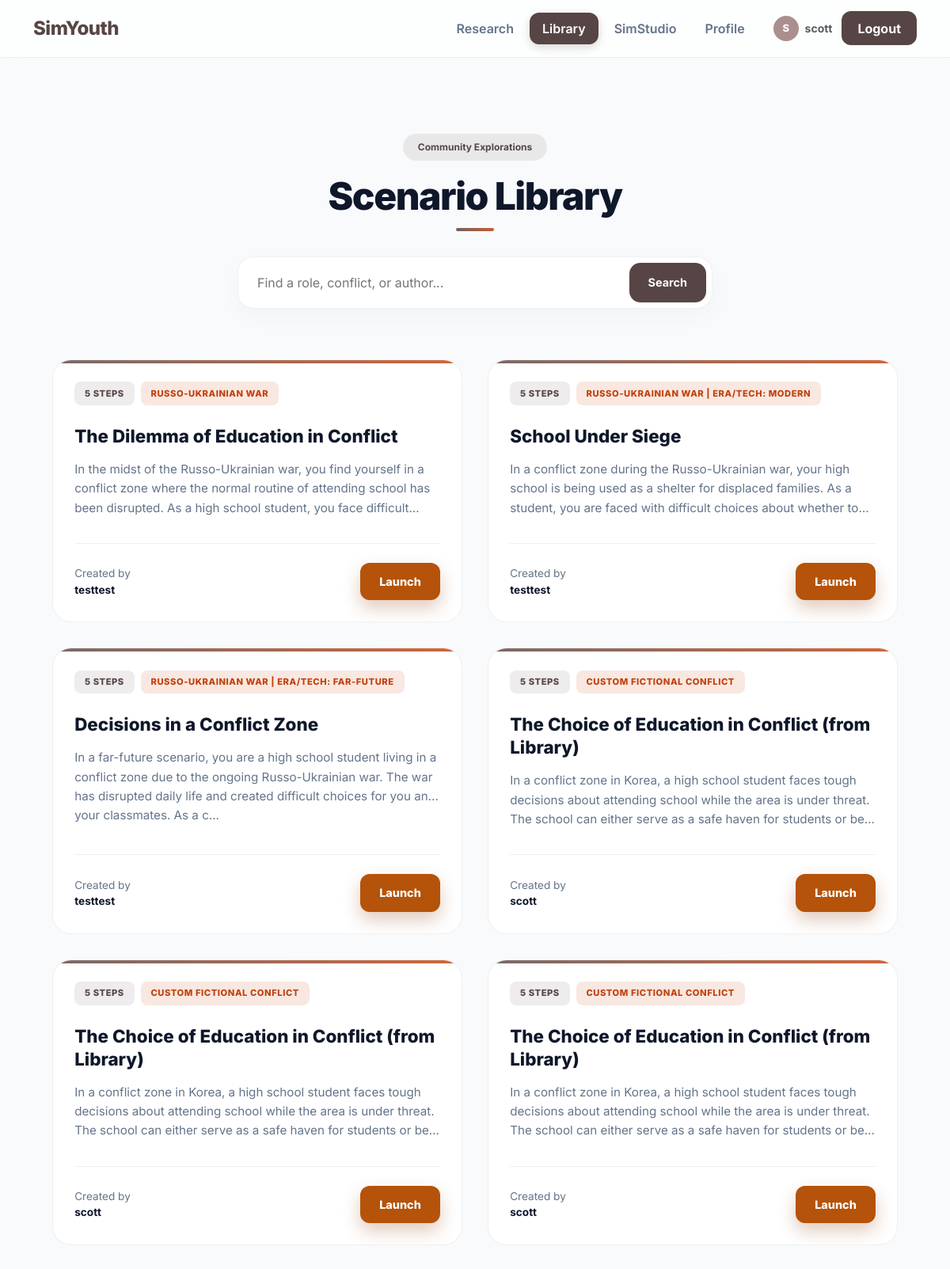
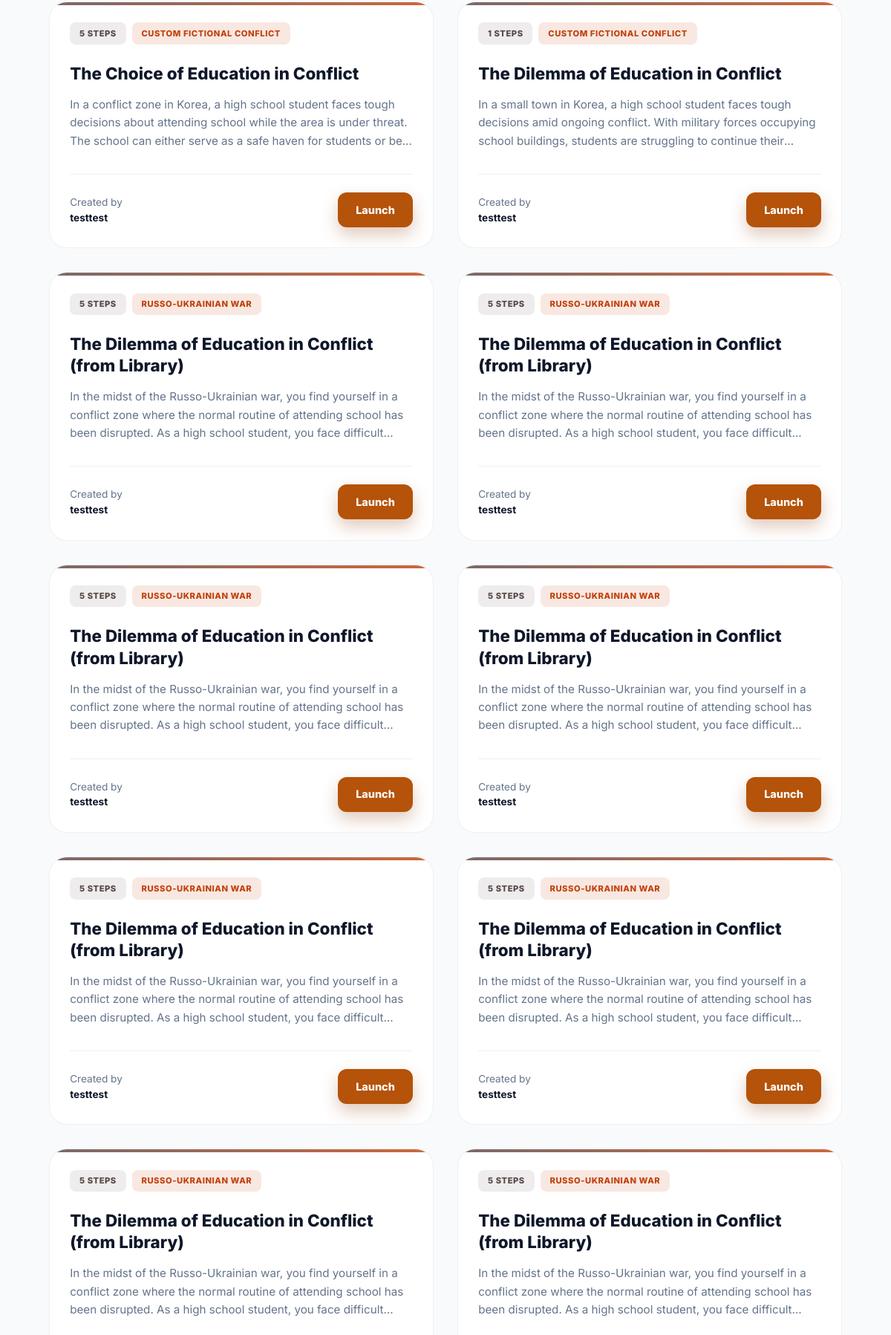
Page /library (signed in, upper part) on the committed database (2 pictures, top to bottom).
### tables this page shows
CREATE TABLE RunSequences(
        run_id INTEGER PRIMARY KEY,
        sequence_json TEXT NOT NULL,
        created_at TEXT DEFAULT CURRENT_TIMESTAMP,
        FOREIGN KEY(run_id) REFERENCES Runs(id)
    );

CREATE TABLE Runs(
        id INTEGER PRIMARY KEY AUTOINCREMENT,
        username TEXT NOT NULL,
        run_type TEXT NOT NULL,   -- 'static' or 'gpt'
        sid TEXT,                 -- 'A'/'B'/'C'/'D' for static; 'G' for GPT
        title TEXT,
        total_steps INTEGER,
        started_at TEXT,
        finished_at TEXT,
        prefs_json TEXT, gpt_resolution_json TEXT, gpt_resolution_updated_at TEXT, scenario_key TEXT, research_group TEXT, group_label TEXT,
        FOREIGN KEY(username) REFERENCES Users(username)
    );

### app.py (the view)
@app.route("/library", methods=["GET"])
@login_required
def library():
    q = (request.args.get("q") or "").strip()
    scenarios = _get_public_gpt_scenarios(limit=80, q=q, exclude_username=None)
    return render_template("library.html", scenarios=scenarios, q=q)

### app.py (called while the page is built)
@app.context_processor
def inject_safe_url():
    def safe_url(endpoint, **values):
        try:
            return url_for(endpoint, **values)
        except Exception:
            return None
    return dict(safe_url=safe_url)

def get_db():
    conn = sqlite3.connect(DB_PATH)
    conn.row_factory = sqlite3.Row
    return conn

def login_required(view_func):
    @wraps(view_func)
    def wrapper(*args, **kwargs):
        if not session.get("username"):
            flash("Please log in to access this page.", "warning")
            return redirect(url_for("login"))
        return view_func(*args, **kwargs)
    return wrapper

def _safe_json_loads(s: Optional[str], default):
    try:
        return json.loads(s) if s else default
    except Exception:
        return default

def _iso_to_epoch(iso_text: Optional[str]) -> Optional[int]:
    if not iso_text:
        return None
    try:
        dt = datetime.fromisoformat(str(iso_text))
        if dt.tzinfo is None:
            dt = dt.replace(tzinfo=timezone.utc)
        return int(dt.timestamp())
    except Exception:
        return None

### templates/library.html (shortened to what this page needs)
{% extends "base.html" %}
{% block content %}
<div class="library-container">
  <header class="lib-header">
    <div class="badge-main" style="background: rgba(87, 69, 69, 0.1); color: var(--brand); font-weight: 700; padding: 0.5rem 1.2rem; border-radius: 999px; margin-bottom: 1rem; display: inline-block; font-size: 0.75rem;">Community Explorations</div>
    <h1>Scenario Library</h1>
    <form class="search-wrapper" method="GET" action="{{ url_for('library') }}">
      <input type="text" name="q" value="{{ q }}" class="search-input" placeholder="Find a role, conflict, or author...">
      <button type="submit" class="search-btn">Search</button>
    </form>
  </header>
  <div class="scenario-grid">
    {% if scenarios and scenarios|length > 0 %}
      {% for s in scenarios %}
      <article class="scenario-card">
        <div class="card-top">
          <div class="tag-group">
            <span class="tag tag-highlight">{{ s.steps_count }} Steps</span>
            {% if s.prefs and s.prefs.war %}
              <span class="tag tag-accent">{{ s.prefs.war }}</span>
            {% endif %}
          </div>
        </div>
        <h2 class="scenario-title">{{ s.title }}</h2>
        <p class="scenario-intro">{{ s.intro }}</p>
        <div class="card-footer">
          <div class="author-info">
            Created by <span class="author-name">{{ s.author }}</span>
          </div>
          <form method="POST" action="{{ url_for('library_try', source_run_id=s.run_id) }}">
            <button class="btn-try" type="submit">Launch</button>
          </form>
        </div>
      </article>
      {% endfor %}
    {% endif %}
  </div>
</div>
{% endblock %}

### templates/base.html (style rules this page uses)
:root { --ink:#1e293b; --muted:#64748b; --line:rgba(0,0,0,.08); --bg:#f8fafc; --brand:#574545; --brand-light:#ab8e8e; --glass:rgba(255,255,255,.8); --radius:12px; }
body { font-family:'Inter',sans-serif; background:var(--bg); color:var(--ink); min-height:100vh; -webkit-font-smoothing:antialiased; }

### templates/library.html (style rules this page uses)
:root { --brand: #574545; --brand-light: #ab8e8e; --accent: #c2410c; --launch: #b45309; --launch-dark: #92400e; --launch-ring: rgba(180,83,9,0.28); --ink: #0f172a; --muted: #64748b; --bg: #f8fafc; --line: rgba(0, 0, 0, 0.06); --glass: rgba(255, 255, 255, 0.7); --transition: all 0.3s cubic-bezier(0.4, 0, 0.2, 1); }
body { background-color: var(--bg); color: var(--ink); font-family: 'Inter', system-ui, sans-serif; }
.library-container { max-width: 1200px; margin: 0 auto; padding: 4rem 1.5rem; }
.lib-header { text-align: center; margin-bottom: 4rem; }
.lib-header h1 { font-weight: 850; font-size: clamp(2rem, 5vw, 3rem); letter-spacing: -0.03em; margin-bottom: 0.75rem; position: relative; }
.lib-header h1::after { content: ""; display: block; width: 48px; height: 4px; margin: 0.75rem auto 0; border-radius: 999px; background: linear-gradient(90deg, var(--brand), var(--accent)); opacity: 0.85; }
.search-wrapper { max-width: 600px; margin: 2rem auto 0; position: relative; }
.search-input { width: 100%; padding: 1.25rem 1.5rem; padding-right: 100px; border-radius: 20px; border: 1px solid var(--line); background: white; box-shadow: 0 10px 30px rgba(0,0,0,0.03); transition: var(--transition); font-size: 1rem; }
.search-btn { position: absolute; right: 8px; top: 8px; bottom: 8px; padding: 0 1.5rem; background: var(--brand); color: white; border: none; border-radius: 14px; font-weight: 700; font-size: 0.9rem; cursor: pointer; transition: var(--transition); }
.scenario-grid { display: grid; grid-template-columns: repeat(auto-fill, minmax(340px, 1fr)); gap: 2rem; }
.scenario-card { background: white; border: 1px solid var(--line); border-radius: 24px; padding: 1.7rem; display: flex; flex-direction: column; transition: var(--transition); position: relative; overflow: hidden; }
.scenario-card::before { content: ""; position: absolute; top: 0; left: 0; right: 0; height: 4px; background: linear-gradient(90deg, var(--brand), var(--accent)); opacity: 0.8; }
.card-top { display: flex; justify-content: space-between; align-items: flex-start; margin-bottom: 1.5rem; }
.tag-group { display: flex; gap: 0.5rem; flex-wrap: wrap; }
.tag { font-size: 0.7rem; font-weight: 800; text-transform: uppercase; letter-spacing: 0.05em; padding: 0.4rem 0.8rem; background: var(--bg); border-radius: 8px; color: var(--muted); }
.tag-highlight { background: rgba(87, 69, 69, 0.1); color: var(--brand); }
.tag-accent { background: rgba(194,65,12,0.12); color: var(--accent); }
.scenario-title { font-size: 1.4rem; font-weight: 800; line-height: 1.3; margin-bottom: 1rem; color: var(--ink); display: -webkit-box; -webkit-line-clamp: 2; -webkit-box-orient: vertical; overflow: hidden; }
.scenario-intro { font-size: 0.95rem; color: var(--muted); line-height: 1.6; margin-bottom: 2rem; flex-grow: 1; display: -webkit-box; -webkit-line-clamp: 3; -webkit-box-orient: vertical; overflow: hidden; }
.card-footer { display: flex; align-items: center; justify-content: space-between; padding-top: 1.5rem; border-top: 1px solid var(--line); }
.author-info { font-size: 0.85rem; color: var(--muted); }
.author-name { display: block; color: var(--ink); font-weight: 700; }
.btn-try { background: var(--launch); color: white; border: none; padding: 0.8rem 1.5rem; border-radius: 12px; font-weight: 800; font-size: 0.9rem; text-decoration: none; transition: var(--transition); box-shadow: 0 10px 22px rgba(146,64,14,0.28); }

### rows in the picture
RunSequences: steps_count "5", prefs.war "RUSSO-UKRAINIAN WAR", title "The Dilemma of Education in Conflict", intro "In the midst of the Russo-Ukrainian war, you find yourself in a conflict zone where the normal routine of attending school has been disrupted. As a high school student, you face…", author "testtest"
RunSequences: steps_count "5", prefs.war "RUSSO-UKRAINIAN WAR | ERA/TECH: MODERN", title "School Under Siege", intro "In a conflict zone during the Russo-Ukrainian war, your high school is being used as a shelter for displaced families. As a student, you are faced with difficult choices about whether…", author "testtest"
RunSequences: steps_count "5", prefs.war "RUSSO-UKRAINIAN WAR | ERA/TECH: FAR-FUTURE", title "Decisions in a Conflict Zone", intro "In a far-future scenario, you are a high school student living in a conflict zone due to the ongoing Russo-Ukrainian war. The war has disrupted daily life and created difficult choices for you and your classmates. As a c...", author "testtest"
RunSequences: steps_count "5", prefs.war "CUSTOM FICTIONAL CONFLICT", title "The Choice of Education in Conflict (from Library)", intro "In a conflict zone in Korea, a high school student faces tough decisions about attending school while the area is under threat. The school can either serve as a safe haven for students or…", author "scott"
RunSequences: steps_count "5", prefs.war "CUSTOM FICTIONAL CONFLICT", title "The Choice of Education in Conflict (from Library)", intro "In a conflict zone in Korea, a high school student faces tough decisions about attending school while the area is under threat. The school can either serve as a safe haven for students or…", author "scott"
RunSequences: steps_count "5", prefs.war "CUSTOM FICTIONAL CONFLICT", title "The Choice of Education in Conflict (from Library)", intro "In a conflict zone in Korea, a high school student faces tough decisions about attending school while the area is under threat. The school can either serve as a safe haven for students or…", author "scott"
RunSequences: steps_count "5", prefs.war "CUSTOM FICTIONAL CONFLICT", title "The Choice of Education in Conflict", intro "In a conflict zone in Korea, a high school student faces tough decisions about attending school while the area is under threat. The school can either serve as a safe haven for students or…", author "testtest"
RunSequences: steps_count "1", prefs.war "CUSTOM FICTIONAL CONFLICT", title "The Dilemma of Education in Conflict", intro "In a small town in Korea, a high school student faces tough decisions amid ongoing conflict. With military forces occupying school buildings, students are struggling to continue…", author "testtest"
RunSequences: steps_count "5", prefs.war "RUSSO-UKRAINIAN WAR", title "The Dilemma of Education in Conflict (from Library)", intro "In the midst of the Russo-Ukrainian war, you find yourself in a conflict zone where the normal routine of attending school has been disrupted. As a high school student, you face…", author "testtest"
RunSequences: steps_count "5", prefs.war "RUSSO-UKRAINIAN WAR", title "The Dilemma of Education in Conflict (from Library)", intro "In the midst of the Russo-Ukrainian war, you find yourself in a conflict zone where the normal routine of attending school has been disrupted. As a high school student, you face…", author "testtest"
RunSequences: steps_count "5", prefs.war "RUSSO-UKRAINIAN WAR", title "The Dilemma of Education in Conflict (from Library)", intro "In the midst of the Russo-Ukrainian war, you find yourself in a conflict zone where the normal routine of attending school has been disrupted. As a high school student, you face…", author "testtest"
RunSequences: steps_count "5", prefs.war "RUSSO-UKRAINIAN WAR", title "The Dilemma of Education in Conflict (from Library)", intro "In the midst of the Russo-Ukrainian war, you find yourself in a conflict zone where the normal routine of attending school has been disrupted. As a high school student, you face…", author "testtest"
RunSequences: steps_count "5", prefs.war "RUSSO-UKRAINIAN WAR", title "The Dilemma of Education in Conflict (from Library)", intro "In the midst of the Russo-Ukrainian war, you find yourself in a conflict zone where the normal routine of attending school has been disrupted. As a high school student, you face…", author "testtest"
RunSequences: steps_count "5", prefs.war "RUSSO-UKRAINIAN WAR", title "The Dilemma of Education in Conflict (from Library)", intro "In the midst of the Russo-Ukrainian war, you find yourself in a conflict zone where the normal routine of attending school has been disrupted. As a high school student, you face…", author "testtest"
RunSequences: steps_count "5", prefs.war "RUSSO-UKRAINIAN WAR", title "The Dilemma of Education in Conflict (from Library)", intro "In the midst of the Russo-Ukrainian war, you find yourself in a conflict zone where the normal routine of attending school has been disrupted. As a high school student, you face…"
RunSequences: steps_count "5", prefs.war "RUSSO-UKRAINIAN WAR", title "The Dilemma of Education in Conflict (from Library)", intro "In the midst of the Russo-Ukrainian war, you find yourself in a conflict zone where the normal routine of attending school has been disrupted. As a high school student, you face…"

### other values in the picture
{{ session['username'][0].upper() }} "S"
{{ session['username'] }} "scott"
